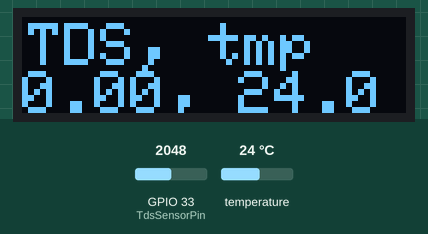
This sketch was run on a simulated ESP32. Shown: 128×32 one-colour display. Inputs (shaded band) come from the test bench; at power-on: temperature 24 °C, GPIO 33 (TdsSensorPin) = 2048. No MQTT or app messages arrive unless stated; what the sketch prints to the serial monitor is not drawn.

Above: at 1.4 s.
1.5 s: temperature set to 12 °C
At 2.2 s:
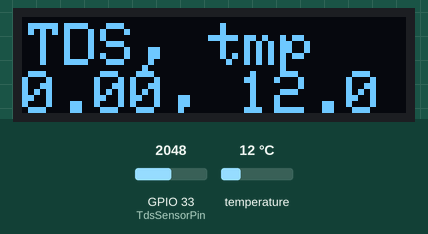
3.1 s: temperature set to 19 °C
At 4.2 s:
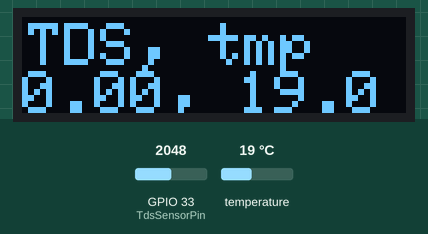
6.2 s: temperature set to 28 °C
At 7.0 s:
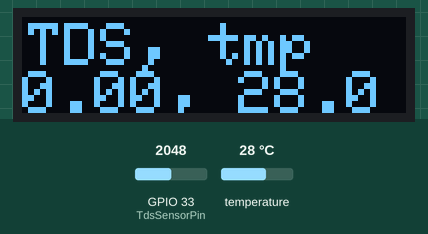
Timing chart, 0 to 9.2 s (numbered marks = the images above; inputs shaded):
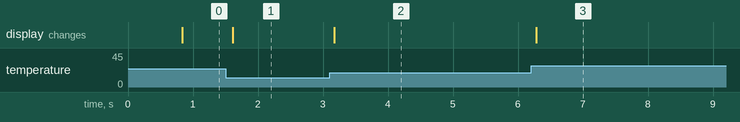

The sketch:

demo_tds.ino
```cpp
#include "EspMQTTClient.h"
#include <Adafruit_GFX.h>
#include <Adafruit_SSD1306.h>
#include <OneWire.h>
#include <DallasTemperature.h>

#define ONE_WIRE_BUS 23

//TDS variables
#define TdsSensorPin 33
#define VREF 3.3      // analog reference voltage(Volt) of the ADC
#define SCOUNT  30           // sum of sample point
int analogBuffer[SCOUNT];    // store the analog value in the array, read from ADC
int analogBufferTemp[SCOUNT];
int analogBufferIndex = 0;
int copyIndex = 0;
float averageVoltage = 0;
float tdsValue = 0;
float temperature = 0;
//end of TDS variables

//temp variables
OneWire oneWire(ONE_WIRE_BUS);
DallasTemperature sensors(&oneWire);
//end of temp variables

//screen
#define SCREEN_WIDTH 128
#define SCREEN_HEIGHT 32
#define SCREEN_ADDRESS 0x3C
Adafruit_SSD1306 display(SCREEN_WIDTH, SCREEN_HEIGHT, &Wire, -1);

unsigned long interval = 2000;
unsigned long previousMillis = 0;
EspMQTTClient client(
  "Vinci's Workshop",
  "asdfzxcv",
  "159.203.2.152",  // MQTT Broker server ip
  "sensi",   // Can be omitted if not needed
  "password",   // Can be omitted if not needed
  "TDS_Sensor",     // Client name that uniquely identify your device
  1883              // The MQTT port, default to 1883. this line can be omitted
);

void setup()
{
   pinMode(TdsSensorPin, INPUT);
  if(!display.begin(SSD1306_SWITCHCAPVCC, SCREEN_ADDRESS)) {
    Serial.println(F("SSD1306 allocation failed"));
    for(;;); // Don't proceed, loop forever
  }
  display.setRotation(2);
  display.clearDisplay();
  display.setTextSize(1);
  display.setTextColor(SSD1306_WHITE);
  display.setCursor(20,20);
  display.println("BOOTING UP");
  display.display();
  sensors.begin();
  Serial.begin(115200);
  client.enableDebuggingMessages(); // Enable debugging messages sent to serial output
  client.enableLastWillMessage("sensi/demo/TDS_Sensor/events", "disconnected");
}

void onConnectionEstablished()
{
  client.subscribe("sensi/demo/TDS_Sensor", [](const String & payload) {
    Serial.println(payload);
  });
  client.publish("sensi/demo/TDS_Sensor/events", "connected");
  display.clearDisplay();
}

void loop()
{
  tdstemp_read();
  client.loop();

  unsigned long currentMillis = millis();
  if (currentMillis - previousMillis >= interval)
  {
    previousMillis = currentMillis;
  client.publish("sensi/demo/TDS_Sensor/telemetry/TDS", String(tdsValue));
  client.publish("sensi/demo/TDS_Sensor/telemetry/temperature", String(temperature));
  }

  display.clearDisplay();
  display.setTextSize(2.5);
  display.setTextColor(SSD1306_WHITE);
  display.setCursor(2,2);
  display.println("TDS, tmp");
  display.print(String(tdsValue));
  display.print(", ");
  display.println(String(temperature));
  display.display();
  //delay(100);
  display.clearDisplay();

}

void tdstemp_read()
{
  sensors.requestTemperatures();
  temperature = sensors.getTempCByIndex(0);

  static unsigned long analogSampleTimepoint = millis();
  if (millis() - analogSampleTimepoint > 40U)  //every 40 milliseconds,read the analog value from the ADC
  {
    analogSampleTimepoint = millis();
    analogBuffer[analogBufferIndex] = analogRead(TdsSensorPin);    //read the analog value and store into the buffer
    analogBufferIndex++;
    if (analogBufferIndex == SCOUNT)
      analogBufferIndex = 0;
  }
  static unsigned long printTimepoint = millis();
  if (millis() - printTimepoint > 800U)
  {
    printTimepoint = millis();
    for (copyIndex = 0; copyIndex < SCOUNT; copyIndex++)
      analogBufferTemp[copyIndex] = analogBuffer[copyIndex];
    averageVoltage = getMedianNum(analogBufferTemp, SCOUNT) * (float)VREF / 1024.0; // read the analog value more stable by the median filtering algorithm, and convert to voltage value
    float compensationCoefficient = 1.0 + 0.02 * (temperature - 25.0); //temperature compensation formula: fFinalResult(25^C) = fFinalResult(current)/(1.0+0.02*(fTP-25.0));
    float compensationVolatge = averageVoltage / compensationCoefficient; //temperature compensation
    tdsValue = (133.42 * compensationVolatge * compensationVolatge * compensationVolatge - 255.86 * compensationVolatge * compensationVolatge + 857.39 * compensationVolatge) * 0.5; //convert voltage value to tds value

    Serial.print("TDS Value:");
    Serial.print(tdsValue, 0);
    Serial.println("ppm");

    Serial.print("Temperature:");
    Serial.print(temperature);
    Serial.println("ºC");
  }
}

int getMedianNum(int bArray[], int iFilterLen)
{
  int bTab[iFilterLen];
  for (byte i = 0; i < iFilterLen; i++)
    bTab[i] = bArray[i];
  int i, j, bTemp;
  for (j = 0; j < iFilterLen - 1; j++)
  {
    for (i = 0; i < iFilterLen - j - 1; i++)
    {
      if (bTab[i] > bTab[i + 1])
      {
        bTemp = bTab[i];
        bTab[i] = bTab[i + 1];
        bTab[i + 1] = bTemp;
      }
    }
  }
  if ((iFilterLen & 1) > 0)
    bTemp = bTab[(iFilterLen - 1) / 2];
  else
    bTemp = (bTab[iFilterLen / 2] + bTab[iFilterLen / 2 - 1]) / 2;
  return bTemp;
}
```

Measured:
- after the input at 1.5 s, the display: changes after 0.11 s (image 1)
- after the input at 3.1 s, the display: changes after 0.07 s (image 2)
- after the input at 6.2 s, the display: changes after 0.08 s (image 3)
